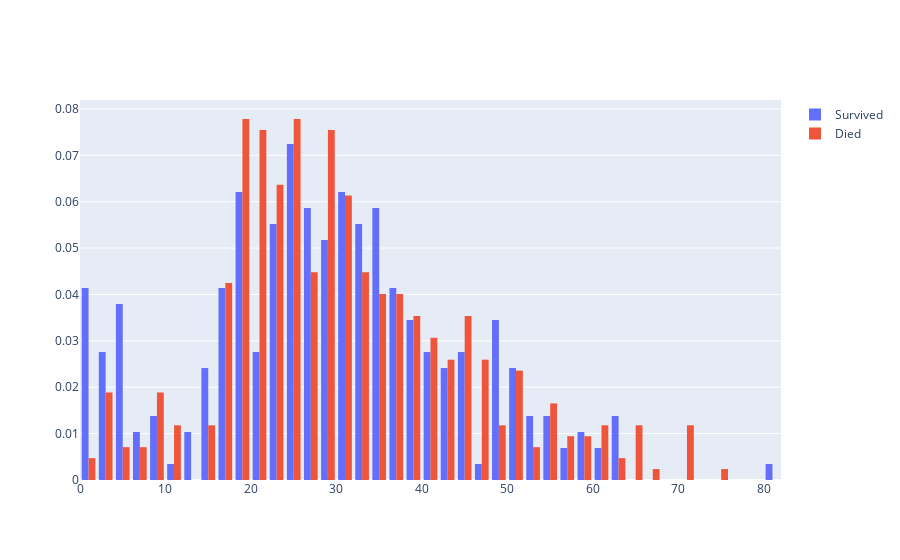

Notebook source saved alongside this figure:
### Code cell
fig = go.Figure()

fig.add_traces(go.Histogram(x = train2[train2.Survived == 1].Age,histnorm='probability',name = 'Survived'))
fig.add_traces(go.Histogram(x = train2[train2.Survived == 0].Age,histnorm='probability',name = 'Died'))

### Figure 1 — Plotly figure (JSON) as saved in the notebook; plotly's stock layout.template omitted (floating-point values rounded to 4 significant figures; data arrays with more than 128 entries replaced by an {"elided": "..."} marker saying what was removed)
{"data": [{"histnorm": "probability", "name": "Survived", "type": "histogram", "x": {"elided": "342 float values"}}, {"histnorm": "probability", "name": "Died", "type": "histogram", "x": {"elided": "549 float values"}}], "layout": {}}
